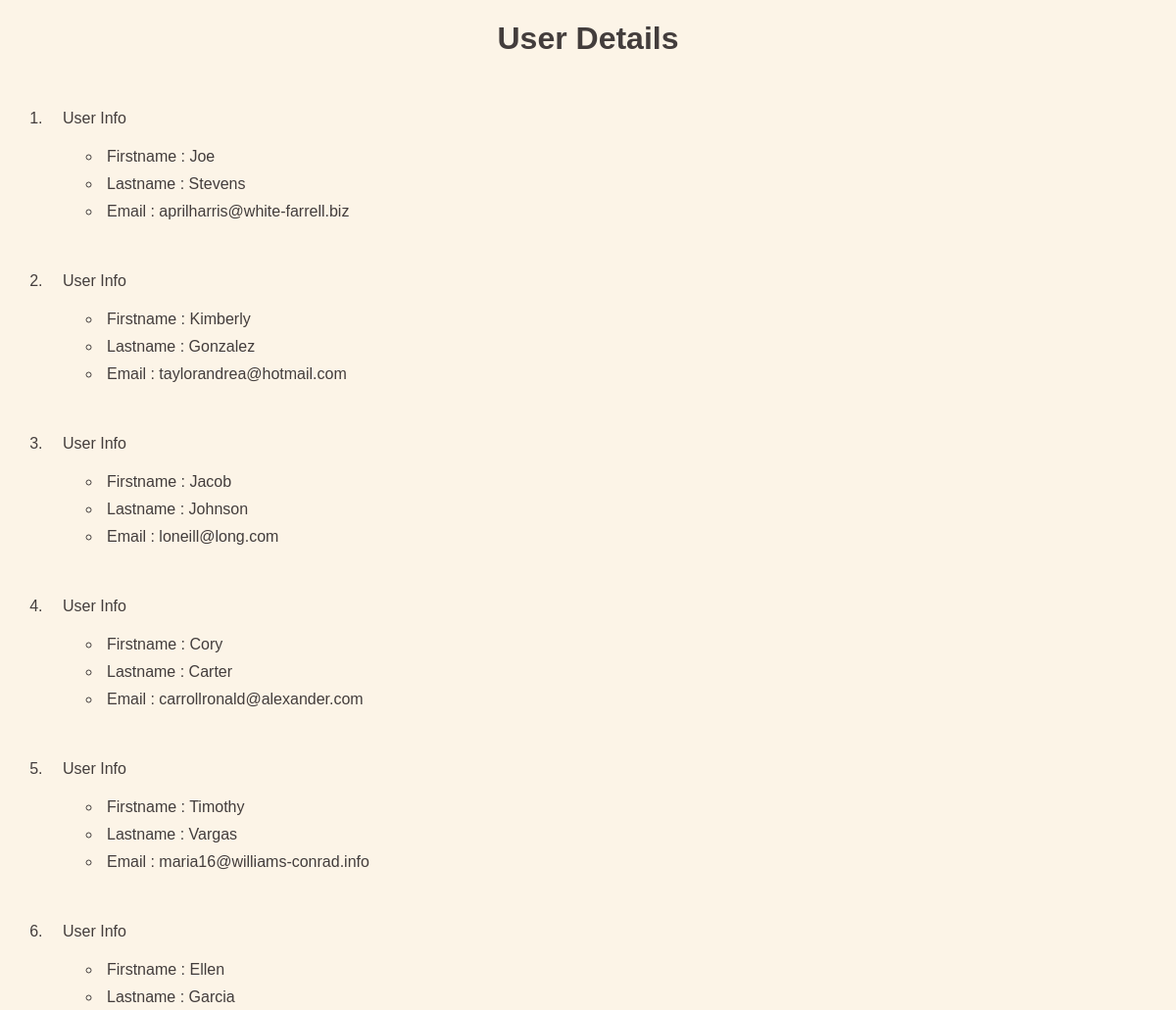
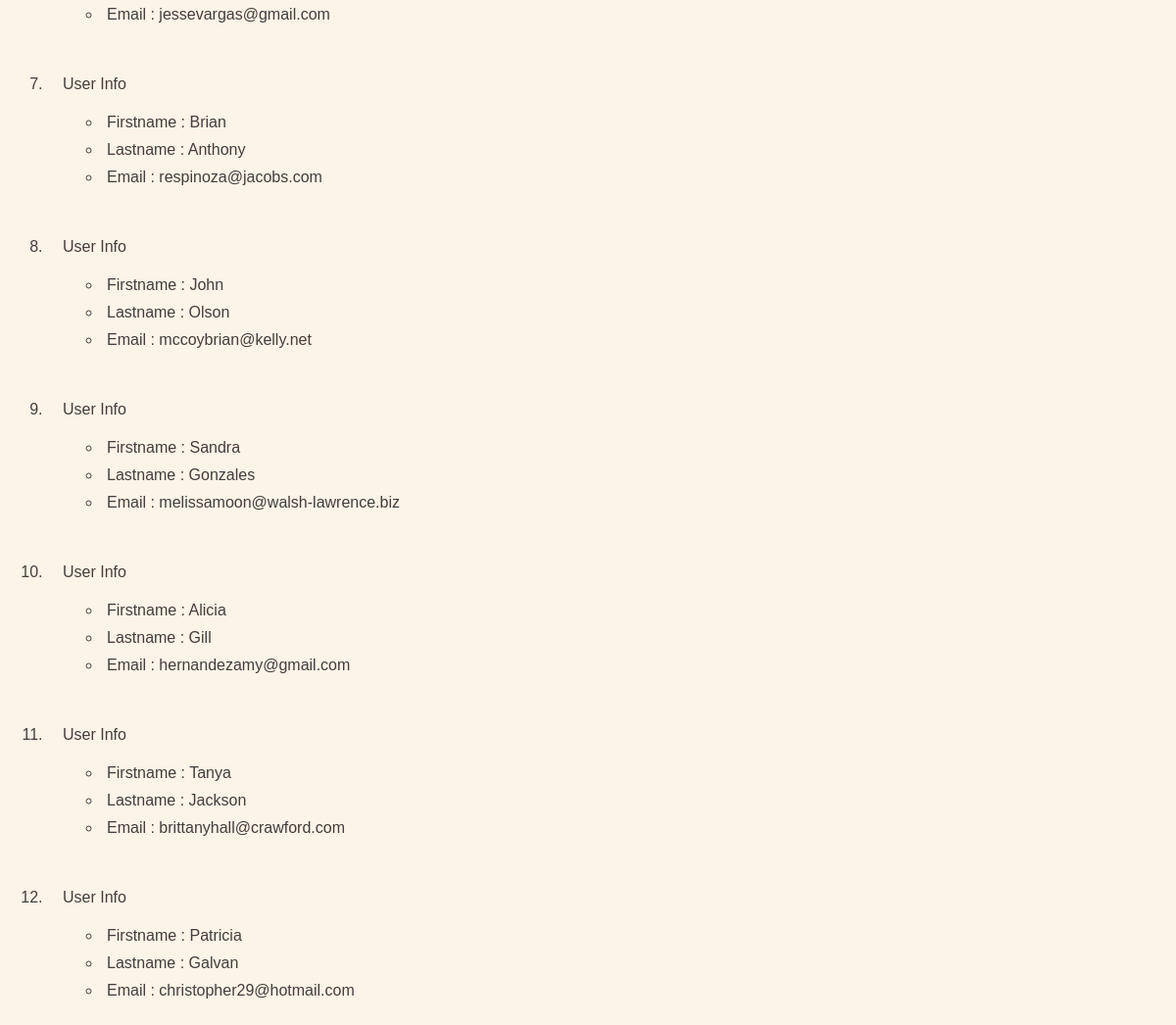
The page /user/ on the database its author committed (2 pictures, top to bottom).
### userdata/models.py (models this page shows)
class User(models.Model):
    firstname = models.CharField(max_length=264)
    lastname = models.CharField(max_length=264)
    email =models.EmailField(unique=True)

### userdata/views.py (the view)
# urls.py: path('user/', views.user,name="user"),
def user(request):
    data = User.objects.all()
    context = {'data': data}
    return render(request, 'userdata/user.html', context)

### templates/userdata/user.html (shortened to what this page needs)
<!DOCTYPE html>
{% load static %}
<html>
<head>
    <link rel="stylesheet" href="{% static 'userdata/css/mystyle.css' %}">
</head>
<body>
    <h1>
        <center> User Details</center>
    </h1>
    <div class="user_info">
        {% if data %}
        <ol>
        {% for entry in data %}
        <li><p>User Info</p>
        <ul>
            <li>Firstname : {{ entry.firstname}}</li>
            <li>Lastname : {{entry.lastname}}</li>
            <li>Email : {{entry.email}}</li>
        </ul>
        </li>
        {% endfor %}
        </ol>
        {% endif %}
    </div>
</body>
</html>

### static/userdata/css/mystyle.css (style rules this page uses)
body { background-color: #fcf4e7 ; color: #433d3c; font-family: "Economica", sans-serif; }
.user_info { width:100% }
.user_info ol li { padding: 1rem; }
.user_info ol li ul li { padding: 5px; }

### rows shown on the page
User: firstname "Joe", lastname "Stevens", email "aprilharris@white-farrell.biz"
User: firstname "Kimberly", lastname "Gonzalez", email "taylorandrea@hotmail.com"
User: firstname "Jacob", lastname "Johnson", email "loneill@long.com"
User: firstname "Cory", lastname "Carter", email "carrollronald@alexander.com"
User: firstname "Timothy", lastname "Vargas", email "maria16@williams-conrad.info"
User: firstname "Ellen", lastname "Garcia", email "jessevargas@gmail.com"
User: firstname "Brian", lastname "Anthony", email "respinoza@jacobs.com"
User: firstname "John", lastname "Olson", email "mccoybrian@kelly.net"
User: firstname "Sandra", lastname "Gonzales", email "melissamoon@walsh-lawrence.biz"
User: firstname "Alicia", lastname "Gill", email "hernandezamy@gmail.com"
User: firstname "Tanya", lastname "Jackson", email "brittanyhall@crawford.com"
User: firstname "Patricia", lastname "Galvan", email "christopher29@hotmail.com"
